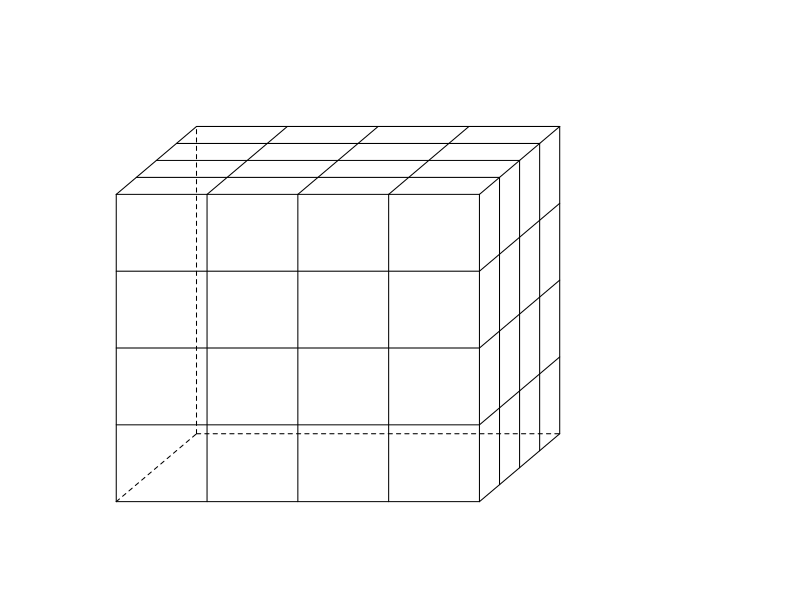
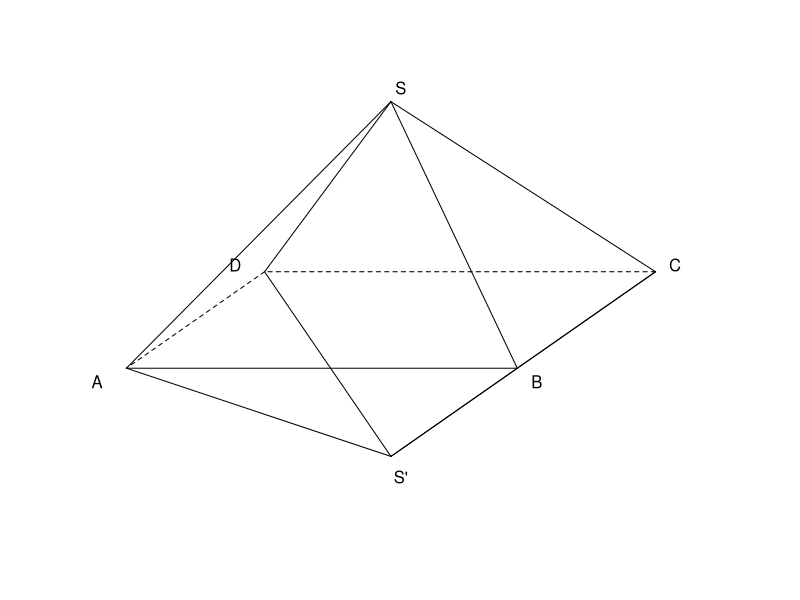
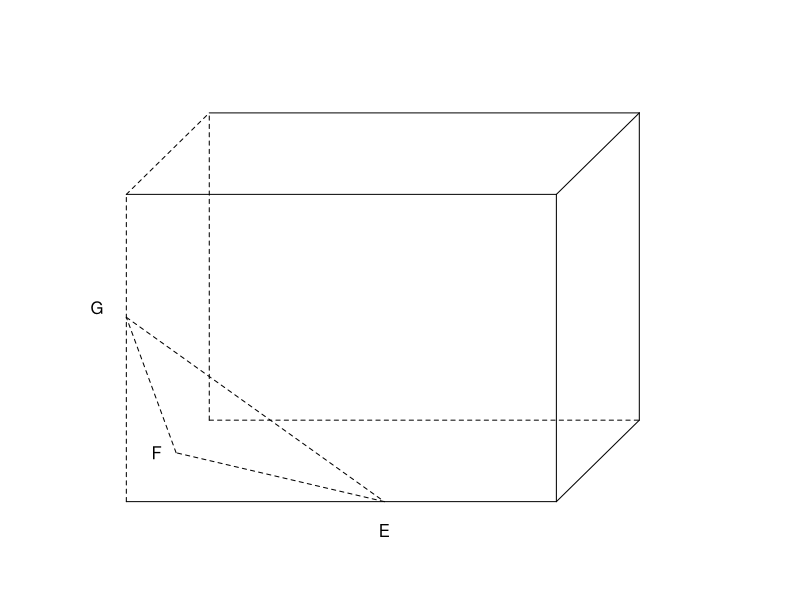
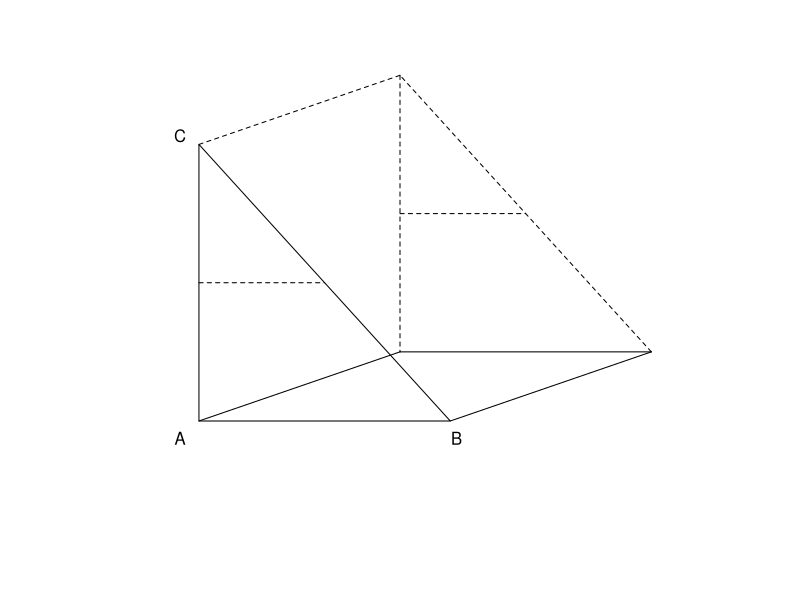
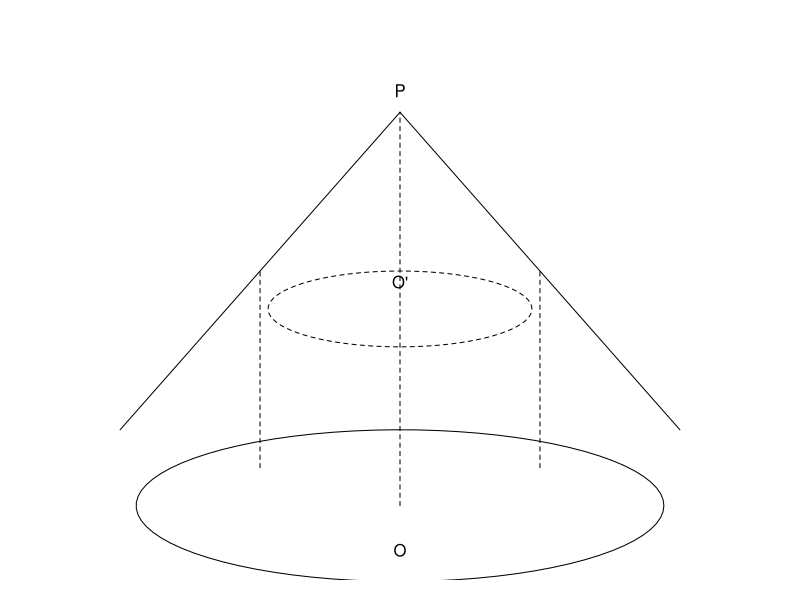
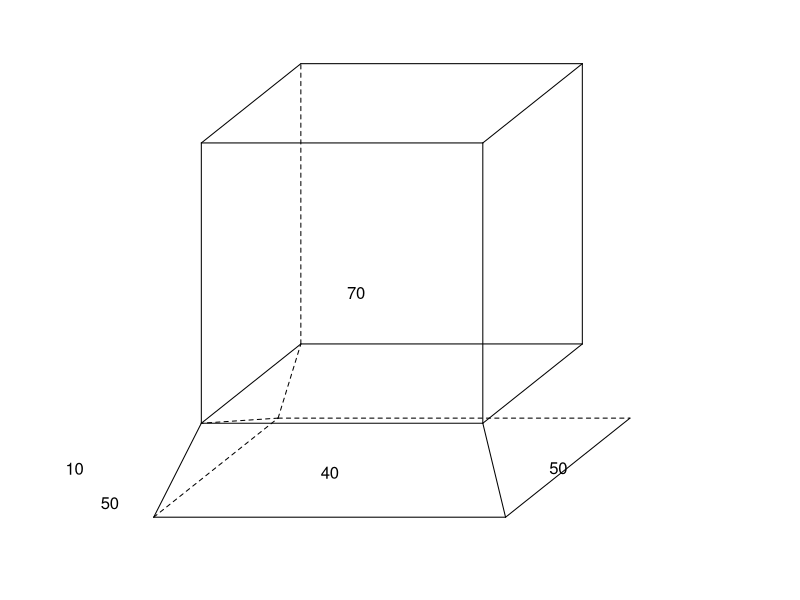
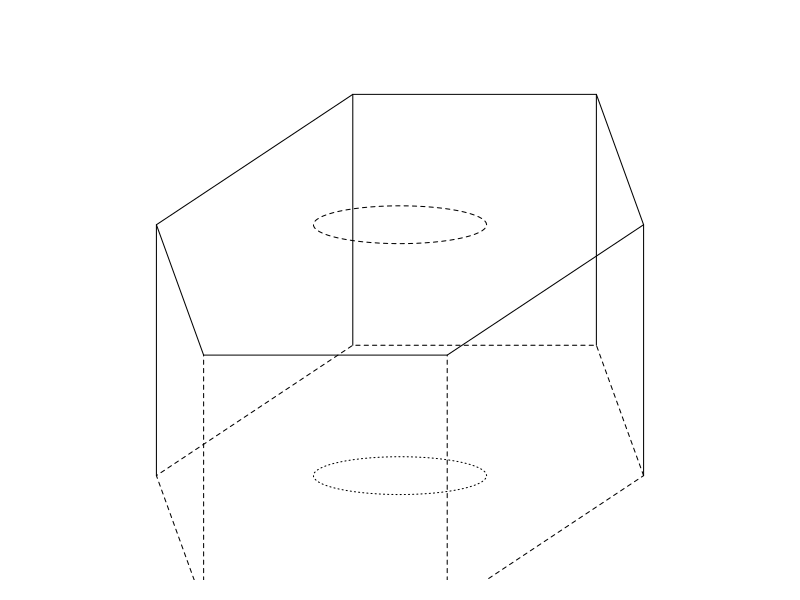
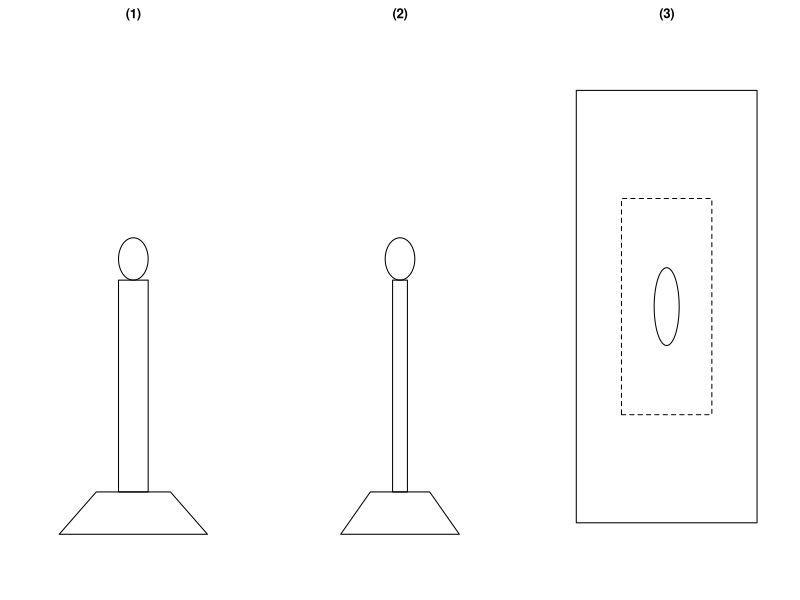

These charts were generated, in order, by the following R code:
setwd("C:/Users/18904/Github/senior-mathematics/codes")
if(!dir.exists("../figures"))dir.create("../figures")
K=0.3535534
# week40-1: 棱长4cm立方体分割为4x4x4小立方体线框
draw1=function(){
  par(mar=c(1,1,1,1))
  w=1.6;d=1.0;h=1.6
  sx=function(x,y)x+K*y; sy=function(y,z)z+K*y
  P=function(x,y,z)c(sx(x,y),sy(y,z))
  plot(0,0,xlim=c(-0.3,2.8),ylim=c(-0.3,2.4),type="n",axes=FALSE,xlab="",ylab="")
  seg=function(P,Q,lty=1)segments(P[1],P[2],Q[1],Q[2],lty=lty)
  A=P(0,0,0);B=P(w,0,0);C=P(w,d,0);D=P(0,d,0)
  A1=P(0,0,h);B1=P(w,0,h);C1=P(w,d,h);D1=P(0,d,h)
  seg(A,B);seg(B,C);seg(A,A1);seg(B,B1);seg(C,C1);seg(A1,B1);seg(B1,C1);seg(C1,D1);seg(A1,D1)
  seg(A,D,lty=2);seg(D,C,lty=2);seg(D,D1,lty=2)
  # 前面 y=0 网格
  for(i in 1:3){x=i*w/4;seg(P(x,0,0),P(x,0,h))}
  for(i in 1:3){z=i*h/4;seg(P(0,0,z),P(w,0,z))}
  # 上面 z=h 网格
  for(i in 1:3){x=i*w/4;seg(P(x,0,h),P(x,d,h))}
  for(i in 1:3){y=i*d/4;seg(P(0,y,h),P(w,y,h))}
  # 右面 x=w 网格
  for(i in 1:3){y=i*d/4;seg(P(w,y,0),P(w,y,h))}
  for(i in 1:3){z=i*h/4;seg(P(w,0,z),P(w,d,z))}
}
pdf("../figures/week40-1.pdf",width=4,height=4);draw1();dev.off()
svglite::svglite("../figures/week40-1.svg",width=4,height=4);draw1();dev.off()
# week40-2: 八面体(上下两棱锥共底面正方形 ABCD)
draw2=function(){
  par(mar=c(1,1,1,1))
  sx=function(x,y)x+K*y; sy=function(y,z)z+K*y
  P=function(x,y,z)c(sx(x,y),sy(y,z))
  A=P(0,0,0);B=P(2,0,0);C=P(2,2,0);D=P(0,2,0)
  T=P(1,1,1.6);Btm=P(1,1,-1.0)
  plot(0,0,xlim=c(-0.4,3.2),ylim=c(-1.4,2.4),type="n",axes=FALSE,xlab="",ylab="")
  seg=function(p,q,lty=1)segments(p[1],p[2],q[1],q[2],lty=lty)
  seg(A,B);seg(B,C);seg(C,D,lty=2);seg(D,A,lty=2)
  for(v in list(A,B,C,D)){seg(T,v);seg(Btm,v)}
  text(A[1]-0.15,A[2]-0.1,"A");text(B[1]+0.1,B[2]-0.1,"B");text(C[1]+0.1,C[2]+0.05,"C");text(D[1]-0.15,D[2]+0.05,"D")
  text(T[1]+0.05,T[2]+0.1,"S");text(Btm[1]+0.05,Btm[2]-0.15,"S'")
}
pdf("../figures/week40-2.pdf",width=4,height=4);draw2();dev.off()
svglite::svglite("../figures/week40-2.svg",width=4,height=4);draw2();dev.off()
# week40-3: 长方体沿相邻三面对角线截出三棱锥
draw3=function(){
  par(mar=c(1,1,1,1))
  w=2.2;d=1.2;h=1.6
  sx=function(x,y)x+K*y; sy=function(y,z)z+K*y
  P=function(x,y,z)c(sx(x,y),sy(y,z))
  plot(0,0,xlim=c(-0.4,3.2),ylim=c(-0.3,2.4),type="n",axes=FALSE,xlab="",ylab="")
  seg=function(p,q,lty=1)segments(p[1],p[2],q[1],q[2],lty=lty)
  A=P(0,0,0);B=P(w,0,0);C=P(w,d,0);D=P(0,d,0)
  A1=P(0,0,h);B1=P(w,0,h);C1=P(w,d,h);D1=P(0,d,h)
  seg(A,B);seg(B,C);seg(A,A1,lty=2);seg(B,B1);seg(C,C1);seg(A1,B1);seg(B1,C1);seg(C1,D1);seg(A1,D1,lty=2)
  seg(D,C,lty=2);seg(D,D1,lty=2)
  # 截面三角形: AB 上点 E, AD 上点 F, AA1 上点 G
  E=P(w*0.6,0,0);F=P(0,d*0.6,0);G=P(0,0,h*0.6)
  seg(E,F,lty=2);seg(F,G,lty=2);seg(G,E,lty=2)
  text(E[1],E[2]-0.15,"E");text(F[1]-0.1,F[2],"F");text(G[1]-0.15,G[2]+0.05,"G")
}
pdf("../figures/week40-3.pdf",width=4,height=4);draw3();dev.off()
svglite::svglite("../figures/week40-3.svg",width=4,height=4);draw3();dev.off()
# week40-4: 横放直三棱柱容器 水面过中点
draw4=function(){
  par(mar=c(1,1,1,1))
  plot(0,0,xlim=c(-0.4,5.2),ylim=c(-0.4,2.6),type="n",axes=FALSE,xlab="",ylab="")
  # 左端三角形截面(横放: 底面 AB 水平)
  A=c(0.8,0.4);B=c(2.8,0.4);C=c(0.8,2.0)
  polygon(rbind(A,B,C),border=1)
  # 水面: 过 AC,BC 中点连线
  M=c(0.8,1.2);N=c(1.8,1.2)
  segments(M[1],M[2],N[1],N[2],lty=2)
  # 棱柱深度(向右)
  A2=A+c(1.6,0.4);B2=B+c(1.6,0.4);C2=C+c(1.6,0.4)
  M2=M+c(1.6,0.4);N2=N+c(1.6,0.4)
  segments(A[1],A[2],A2[1],A2[2]);segments(B[1],B[2],B2[1],B2[2]);segments(C[1],C[2],C2[1],C2[2],lty=2)
  segments(A2[1],A2[2],B2[1],B2[2]);segments(B2[1],B2[2],C2[1],C2[2],lty=2);segments(C2[1],C2[2],A2[1],A2[2],lty=2)
  segments(M2[1],M2[2],N2[1],N2[2],lty=2)
  text(A[1]-0.15,A[2]-0.1,"A");text(B[1]+0.05,B[2]-0.1,"B");text(C[1]-0.15,C[2]+0.05,"C")
}
pdf("../figures/week40-4.pdf",width=4,height=4);draw4();dev.off()
svglite::svglite("../figures/week40-4.svg",width=4,height=4);draw4();dev.off()
# week40-5: 圆锥 PO 过 O' 截面挖去圆柱
draw5=function(){
  par(mar=c(1,1,1,1))
  tt=seq(0,2*pi,length=80)
  plot(0,0,xlim=c(-1.6,1.6),ylim=c(-0.3,2.6),type="n",axes=FALSE,xlab="",ylab="")
  r=1.2;h=2.2
  lines(r*cos(tt),0+K*r*sin(tt))
  sx=r*sqrt(1+K^2)
  segments(sx,K*r,0,h);segments(-sx,K*r,0,h)
  segments(0,0,0,h,lty=2)
  # 挖去的圆柱: 半径 r/2, 高 h/2
  r2=0.6;h2=1.1
  lines(r2*cos(tt),h2+K*r2*sin(tt),lty=2)
  sx2=r2*sqrt(1+K^2)
  segments(sx2,K*r2,sx2,h2+K*r2,lty=2);segments(-sx2,K*r2,-sx2,h2+K*r2,lty=2)
  text(0,h+0.12,"P");text(0,-0.25,"O");text(0,h2+0.15,"O'")
}
pdf("../figures/week40-5.pdf",width=4,height=4);draw5();dev.off()
svglite::svglite("../figures/week40-5.svg",width=4,height=4);draw5();dev.off()
# week40-6: 烟筒: 下四棱台(50/40,高10)上四棱柱(40,高70)
draw6=function(){
  par(mar=c(1,1,1,1))
  sx=function(x,y)x+K*y; sy=function(y,z)z+K*y
  P=function(x,y,z)c(sx(x,y),sy(y,z))
  plot(0,0,xlim=c(-0.6,3.4),ylim=c(-0.3,3.4),type="n",axes=FALSE,xlab="",ylab="")
  seg=function(p,q,lty=1)segments(p[1],p[2],q[1],q[2],lty=lty)
  # 下底(边长2.0) 上底(边长1.6) 台高0.6; 柱高2.0
  w0=2.0;w1=1.6;h1=0.6;h2=2.6
  A=P(0,0,0);B=P(w0,0,0);C=P(w0,w0,0);D=P(0,w0,0)
  E=P((w0-w1)/2,(w0-w1)/2,h1);F=P((w0-w1)/2+w1,(w0-w1)/2,h1);G=P((w0-w1)/2+w1,(w0-w1)/2+w1,h1);H=P((w0-w1)/2,(w0-w1)/2+w1,h1)
  E2=P((w0-w1)/2,(w0-w1)/2,h2);F2=P((w0-w1)/2+w1,(w0-w1)/2,h2);G2=P((w0-w1)/2+w1,(w0-w1)/2+w1,h2);H2=P((w0-w1)/2,(w0-w1)/2+w1,h2)
  seg(A,B);seg(B,C);seg(A,E);seg(B,F);seg(E,F);seg(F,G);seg(G,H);seg(H,E)
  seg(E,E2);seg(F,F2);seg(G,G2);seg(E2,F2);seg(F2,G2);seg(G2,H2);seg(H2,E2)
  seg(A,D,lty=2);seg(D,C,lty=2);seg(D,H,lty=2);seg(H,H2,lty=2);seg(D,E,lty=2)
  text(-0.25,0.1,"50");text(2.3,0.35,"50");text(1.0,0.32,"40")
  text(1.15,1.6,"70");text(-0.45,0.35,"10")
}
pdf("../figures/week40-6.pdf",width=4,height=4);draw6();dev.off()
svglite::svglite("../figures/week40-6.svg",width=4,height=4);draw6();dev.off()
# week40-7: 正六棱柱挖去圆柱孔
draw7=function(){
  par(mar=c(1,1,1,1))
  r=0.9;h=1.5;th=seq(0,2*pi,length=7)
  u=r*cos(th);v=r*sin(th)
  px=u+K*v;py=v
  plot(0,0,xlim=c(-1.3,1.3),ylim=c(-0.5,2.6),type="n",axes=FALSE,xlab="",ylab="")
  polygon(px,py,border=1,lty=2)
  polygon(px,py+h,border=1)
  for(i in 1:6)segments(px[i],py[i],px[i],py[i]+h,lty=ifelse(v[i]<0,2,1))
  # 圆柱孔(虚线椭圆)
  rr=0.32;tt=seq(0,2*pi,length=60)
  lines(rr*cos(tt),py[1]*0+h+K*rr*sin(tt),lty=2)
  lines(rr*cos(tt),0+K*rr*sin(tt),lty=3)
}
pdf("../figures/week40-7.pdf",width=4,height=4);draw7();dev.off()
svglite::svglite("../figures/week40-7.svg",width=4,height=4);draw7();dev.off()
# week40-8: 奖杯三视图
draw8=function(){
  par(mfrow=c(1,3),mar=c(1,1,2,1))
  tt=seq(0,2*pi,length=60)
  # 正视图: 梯形(20->10,高2) + 矩形(8,高20) + 球(直径4)
  plot(0,0,xlim=c(-1.5,1.5),ylim=c(-0.3,4.6),type="n",axes=FALSE,main="(1)")
  polygon(c(-1,1,0.5,-0.5),c(0,0,0.4,0.4),border=1)
  rect(-0.2,0.4,0.2,2.4)
  lines(0+0.2*cos(tt),2.6+0.2*sin(tt))
  # 侧视图: 梯形(16->8) + 矩形(4) + 球
  plot(0,0,xlim=c(-1.5,1.5),ylim=c(-0.3,4.6),type="n",axes=FALSE,main="(2)")
  polygon(c(-0.8,0.8,0.4,-0.4),c(0,0,0.4,0.4),border=1)
  rect(-0.1,0.4,0.1,2.4)
  lines(0+0.2*cos(tt),2.6+0.2*sin(tt))
  # 俯视图: 外矩形20x16 内矩形10x8 + 球
  plot(0,0,xlim=c(-1.6,1.6),ylim=c(-1.2,1.2),type="n",axes=FALSE,main="(3)")
  rect(-1.3,-1,1.3,1)
  rect(-0.65,-0.5,0.65,0.5,lty=2)
  lines(0+0.18*cos(tt),0+0.18*sin(tt))
}
pdf("../figures/week40-8.pdf",width=12,height=4);draw8();dev.off()
svglite::svglite("../figures/week40-8.svg",width=12,height=4);draw8();dev.off()
